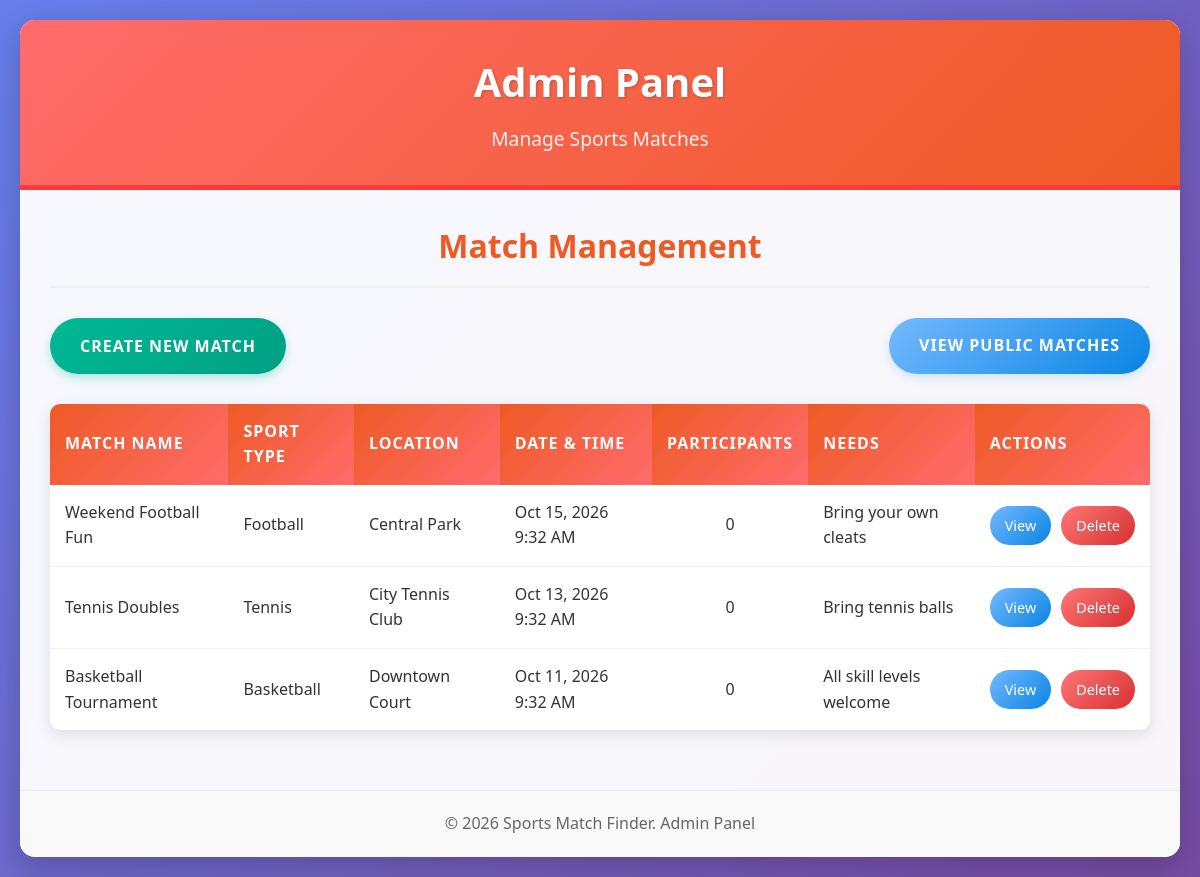
The app's page /index3.php (signed in) with its own data.
### tables this page shows
CREATE TABLE IF NOT EXISTS matches (
    id INT AUTO_INCREMENT PRIMARY KEY,
    match_name VARCHAR(255) NOT NULL,
    sport_type VARCHAR(100) NOT NULL,
    location VARCHAR(255) NOT NULL,
    match_date DATETIME NOT NULL,
    max_participants INT NOT NULL DEFAULT 10,
    needs TEXT,
    created_by INT,
    created_at TIMESTAMP DEFAULT CURRENT_TIMESTAMP,
    FOREIGN KEY (created_by) REFERENCES users(id)
);

### index3.php (the view, shortened to what this page needs)
<?php
include('includes/db.php');
$matches_sql = "SELECT m.*,
                (SELECT COUNT(*) FROM match_participants mp WHERE mp.match_id = m.id) as participant_count
                FROM matches m
                ORDER BY m.match_date DESC";
$matches_result = mysqli_query($conn, $matches_sql);
?>
<!DOCTYPE html>
<html lang="en">
<head>
</head>
<body>
    <div class="container">
        <header>
            <h1>Admin Panel</h1>
            <p class="subtitle">Manage Sports Matches</p>
        </header>
        <main>
            <h2>Match Management</h2>
            <div class="admin-actions">
                <button class="create-match-btn" onclick="openModal()">Create New Match</button>
                <a href="view_matches.php" class="back-btn">View Public Matches</a>
            </div>
            <?php if (mysqli_num_rows($matches_result) > 0): ?>
                <table class="matches-table">
                    <thead>
                        <tr>
                            <th>Match Name</th>
                            <th>Sport Type</th>
                            <th>Location</th>
                            <th>Date & Time</th>
                            <th>Participants</th>
                            <th>Needs</th>
                            <th>Actions</th>
                        </tr>
                    </thead>
                    <tbody>
                        <?php while ($match = mysqli_fetch_assoc($matches_result)): ?>
                            <tr>
                                <td><?= htmlspecialchars($match['match_name']); ?></td>
                                <td><?= htmlspecialchars($match['sport_type']); ?></td>
                                <td><?= htmlspecialchars($match['location']); ?></td>
                                <td><?= date('M j, Y g:i A', strtotime($match['match_date'])); ?></td>
                                <td style="text-align: center;"><?= $match['participant_count']; ?></td>
                                <td><?= htmlspecialchars($match['needs']); ?></td>
                                <td>
                                    <div class="action-btns">
                                        <a href="view_matches.php" class="view-btn">View</a>
                                        <button class="delete-btn" onclick="confirmDelete(<?= $match['id']; ?>)">Delete</button>
                                    </div>
                                </td>
                            </tr>
                        <?php endwhile; ?>
                    </tbody>
                </table>
            <?php else: ?>
                <div class="no-matches">
                    No matches found. Create your first match!
                </div>
            <?php endif; ?>
        </main>
        <footer>
            <p>&copy; <?= date('Y'); ?> Sports Match Finder. Admin Panel</p>
        </footer>
    </div>
</body>
</html>

### index3.php (style rules this page uses)
* { margin: 0; padding: 0; box-sizing: border-box; font-family: 'Segoe UI', Tahoma, Geneva, Verdana, sans-serif; }
body { background: linear-gradient(135deg, #667eea 0%, #764ba2 100%); color: #333; line-height: 1.6; min-height: 100vh; padding: 20px; }
.container { max-width: 1400px; margin: 0 auto; background: rgba(255, 255, 255, 0.95); border-radius: 15px; box-shadow: 0 10px 30px rgba(0, 0, 0, 0.2); overflow: hidden; }
header { background: linear-gradient(135deg, #ff6b6b 0%, #ee5a24 100%); color: white; padding: 30px; text-align: center; border-bottom: 5px solid #ff3838; }
h1 { font-size: 2.5rem; margin-bottom: 10px; text-shadow: 1px 1px 3px rgba(0, 0, 0, 0.2); }
.subtitle { font-size: 1.2rem; opacity: 0.9; }
main { padding: 30px; }
h2 { color: #ee5a24; text-align: center; margin-bottom: 30px; font-size: 2rem; border-bottom: 2px solid #f0f0f0; padding-bottom: 15px; }
.admin-actions { display: flex; justify-content: space-between; margin-bottom: 30px; flex-wrap: wrap; gap: 20px; }
.create-match-btn { background: linear-gradient(135deg, #00b894 0%, #00a085 100%); color: white; border: none; padding: 15px 30px; border-radius: 30px; font-weight: bold; cursor: pointer; font-size: 1rem; text-transform: uppercase; letter-spacing: 1px; box-shadow: 0 4px 10px rgba(0, 184, 148, 0.3); transition: all 0.3s ease; }
.back-btn { background: linear-gradient(135deg, #74b9ff 0%, #0984e3 100%); color: white; border: none; padding: 15px 30px; border-radius: 30px; font-weight: bold; cursor: pointer; font-size: 1rem; text-decoration: none; text-transform: uppercase; letter-spacing: 1px; box-shadow: 0 4px 10px rgba(116, 185, 255, 0.3); transition: all 0.3s ease; display: inline-block; }
.matches-table { width: 100%; border-collapse: collapse; margin-top: 20px; background: white; border-radius: 10px; overflow: hidden; box-shadow: 0 5px 15px rgba(0, 0, 0, 0.1); }
.matches-table th { background: linear-gradient(135deg, #ee5a24 0%, #ff6b6b 100%); color: white; padding: 15px; text-align: left; font-weight: bold; text-transform: uppercase; letter-spacing: 1px; }
.matches-table td { padding: 15px; border-bottom: 1px solid #f0f0f0; }
.matches-table tr:last-child td { border-bottom: none; }
.action-btns { display: flex; gap: 10px; }
.delete-btn { background: linear-gradient(135deg, #ff7675 0%, #d63031 100%); color: white; border: none; padding: 8px 15px; border-radius: 20px; cursor: pointer; font-size: 0.9rem; transition: all 0.3s ease; }
.view-btn { background: linear-gradient(135deg, #74b9ff 0%, #0984e3 100%); color: white; border: none; padding: 8px 15px; border-radius: 20px; cursor: pointer; font-size: 0.9rem; text-decoration: none; transition: all 0.3s ease; display: inline-block; }
footer { text-align: center; padding: 20px; margin-top: 30px; color: #666; border-top: 1px solid #eee; background: #f9f9f9; }

### records on screen
matches: match_name "Weekend Football Fun", sport_type "Football", location "Central Park", match_date "Oct 15, 2026 9:32 AM", participant_count "0", needs "Bring your own cleats"
matches: match_name "Tennis Doubles", sport_type "Tennis", location "City Tennis Club", match_date "Oct 13, 2026 9:32 AM", participant_count "0", needs "Bring tennis balls"
matches: match_name "Basketball Tournament", sport_type "Basketball", location "Downtown Court", match_date "Oct 11, 2026 9:32 AM", participant_count "0", needs "All skill levels welcome"
